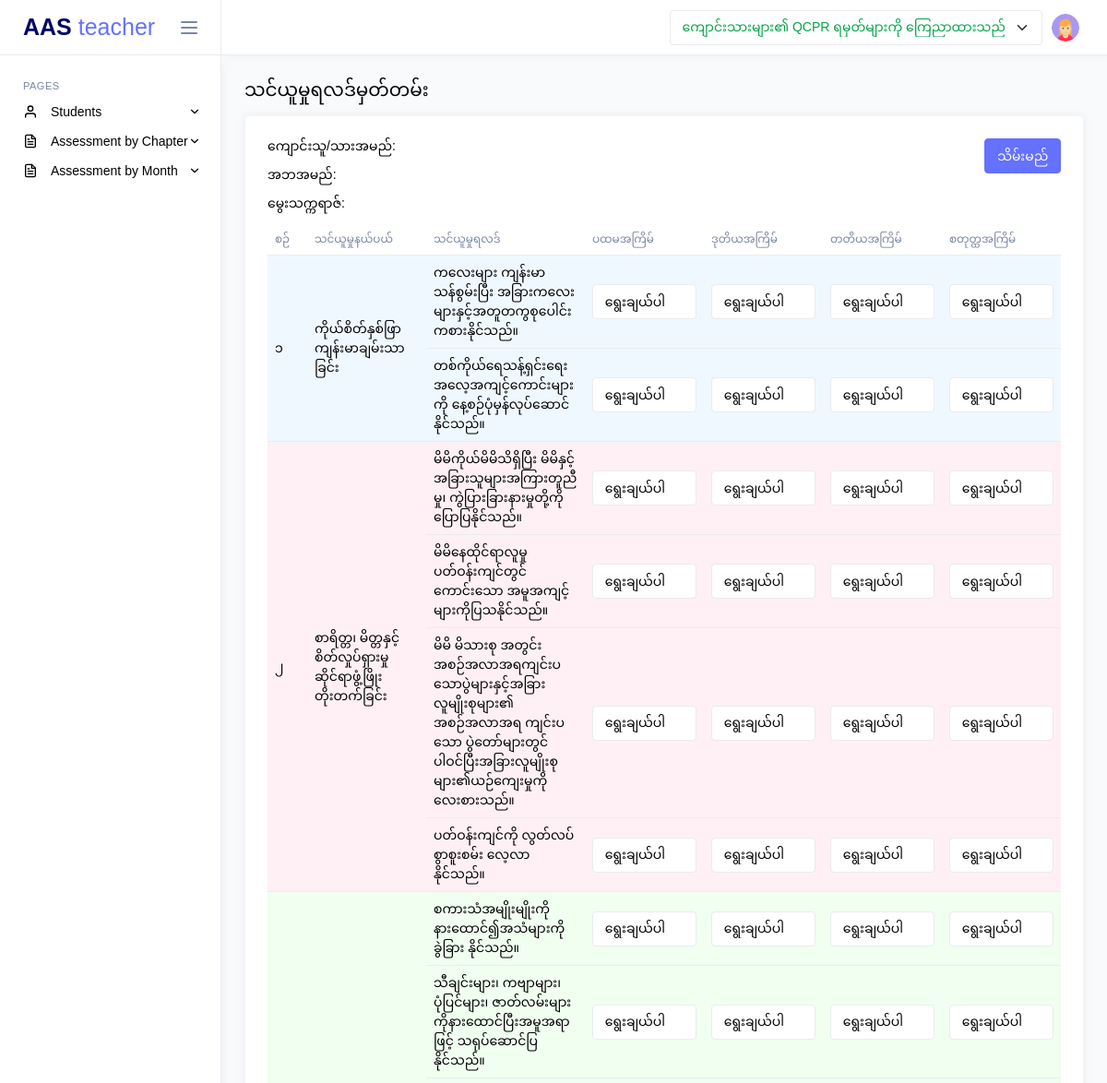
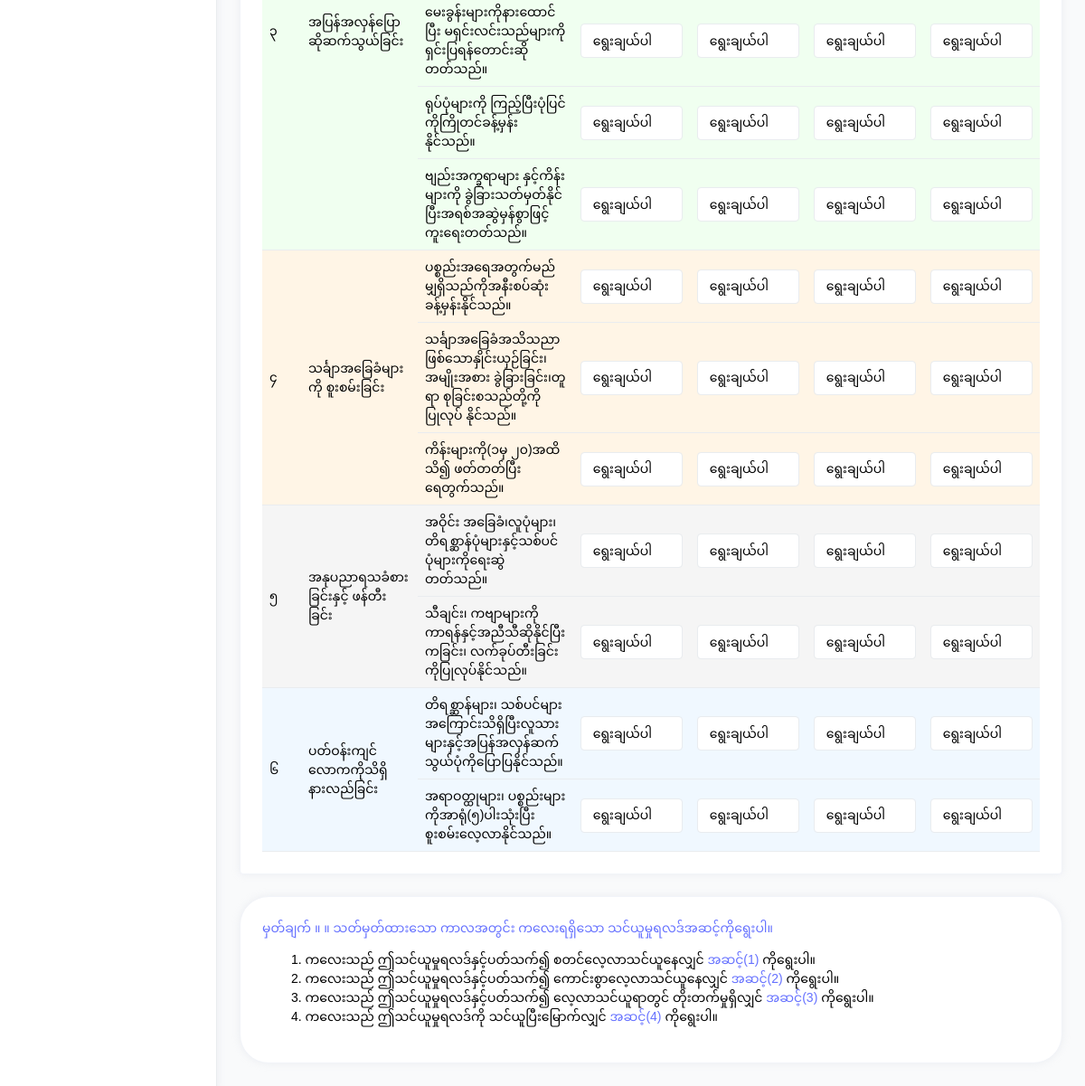
Page /teacher/kg-assessment.php (signed in) on the committed database (2 pictures, top to bottom).
### tables this page shows
CREATE TABLE `qcpr` (
  `id` int(11) NOT NULL,
  `class_id` int(11) NOT NULL,
  `teacher_id` int(11) NOT NULL,
  `status` int(11) NOT NULL DEFAULT 0,
  `created_at` datetime NOT NULL DEFAULT current_timestamp(),
  `updated_at` datetime NOT NULL DEFAULT current_timestamp()
);

CREATE TABLE `g0_subjects` (
  `id` int(11) NOT NULL,
  `subject_no` varchar(11) DEFAULT NULL,
  `subject_name` text DEFAULT NULL
);

CREATE TABLE `g0_subject_results` (
  `id` int(11) NOT NULL,
  `result_name` text DEFAULT NULL,
  `subject_id` int(11) NOT NULL
);

### app/controllers/QcprController.php (called while the page is built, shortened)
<?php
class QcprController
{
    private $qcprModel;
    public function __construct()
    {
        $database = new MySQL();
        $db = $database->connect();
        $this->qcprModel = new QcprModel($db);
    }
    public function getAnnouncementStatus()
    {
        return $this->qcprModel->getAnnouncementStatus($_SESSION['class_id']);
    }
}

### app/models/QcprModel.php (called while the page is built, shortened)
<?php
class QcprModel
{
    private $db;
    private $table = 'qcpr';
    public function __construct($db)
    {
        $this->db = $db;
    }
    public function getAnnouncementStatus($class_id)
    {
        try {
            $query = "SELECT status FROM $this->table WHERE class_id = :class_id";
            $stmt = $this->db->prepare($query);
            $stmt->bindParam(':class_id', $class_id);
            $stmt->execute();
            return $stmt->fetchColumn();
        } catch (PDOException $e) {
            return false;
        }
    }
}

### app/controllers/G0AssessmentController.php (called while the page is built, shortened)
<?php
class G0AssessmentController
{
    private $g0AssessmentModel;
    public function __construct()
    {
        $database = new MySQL();
        $db = $database->connect();
        $this->g0AssessmentModel = new G0AssessmentModel($db);
    }
    public function getAllG0Subjects()
    {
        return $this->g0AssessmentModel->getAllG0Subjects();
    }
    public function createG0Assessment($student_id)
    {
        $assessment = $this->g0AssessmentModel->getG0StudentAssessmentByStudentId($student_id);
        if (empty($assessment)) {
            $subjects = $this->g0AssessmentModel->getAllG0Subjects();
            foreach ($subjects as $subject) {
                $subjectResults = $this->g0AssessmentModel->getG0SubjectResultsBySubjectId($subject['id']);
                foreach ($subjectResults as $subjectResult) {
                    $assessmentData = [
                        'subject_id' => $subject['id'],
                        'subject_result_id' => $subjectResult['id'],
                        'teacher_id' => $_SESSION['teacher_id'],
                        'student_id' => $student_id,
                        'mark_1' => null,
                        'mark_2' => null,
                        'mark_3' => null,
                        'mark_4' => null
                    ];
                    $this->g0AssessmentModel->createG0StudentsAssessment($assessmentData);
                }
            }
        }
    }
    public function getG0SubjectResultsBySubjectId($subjectId)
    {
        return $this->g0AssessmentModel->getG0SubjectResultsBySubjectId($subjectId);
    }
}

### app/models/G0AssessmentModel.php (called while the page is built, shortened)
<?php
class G0AssessmentModel
{
    private $db;
    private $g0SubjectsTbl = 'g0_subjects';
    private $g0SubjectResultsTbl = 'g0_subject_results';
    public function __construct($db)
    {
        $this->db = $db;
    }
    public function getAllG0Subjects()
    {
        try {
            $query = "SELECT * FROM $this->g0SubjectsTbl";
            $stmt = $this->db->prepare($query);
            $stmt->execute();
            return $stmt->fetchAll(PDO::FETCH_ASSOC);
        } catch (PDOException $e) {
            return $e->getMessage();
        }
    }
    public function getG0SubjectResultsBySubjectId($subjectId)
    {
        try {
            $query = "SELECT * FROM $this->g0SubjectResultsTbl WHERE subject_id = :subjectId";
            $stmt = $this->db->prepare($query);
            $stmt->bindParam(':subjectId', $subjectId);
            $stmt->execute();
            return $stmt->fetchAll(PDO::FETCH_ASSOC);
        } catch (PDOException $e) {
            return $e->getMessage();
        }
    }
}

### public/teacher/kg-assessment.php (the view, shortened to what this page needs)
<?php
include('../components/header.php');
$id = $_GET["id"];
$studentController = new StudentController();
$g0AssessmentController = new G0AssessmentController();
$student = $studentController->getStudentById($id);
$g0AssessmentController->createG0Assessment($student->id);
$subjects = $g0AssessmentController->getAllG0Subjects();
?>
<body>
    <div class="main-wrapper">
        <?php
        include('../components/teacher_sidebar.php');
        include('../components/teacher_navbar.php');
        ?>
        <div class="page-content">
            <div>
                <h4 class="mb-3 mb-md-0">သင်ယူမှုရလဒ်မှတ်တမ်း</h4>
            </div>
            <div class="row">
                <div class="mt-3 col-lg grid-margin stretch-card">
                    <div class="card">
                        <div class="card-body">
                            <form id="assessmentForm" method="POST" action="">
                                <div class=" d-flex justify-content-between">
                                    <div class="">
                                        <h4 class="card-title">ကျောင်းသူ/သားအမည်: <span class="text-primary"><?= $student->name_mm ?></span></h4>
                                        <h4 class="card-title">အဘအမည်: <span class="text-primary"><?= $student->father_name ?></span></h4>
                                        <h4 class="card-title">မွေးသက္ကရာဇ်: <span class="text-primary"><?= $student->dob ?></span></h4>
                                    </div>
                                    <div class="">
                                        <input name="submit_btn" class="btn btn-primary" type="submit" value="သိမ်းမည်">
                                    </div>
                                </div>
                                <div class="table-responsive">
                                    <table id="studentsTable" class="table assessment-table">
                                        <thead>
                                            <tr>
                                                <th class="subject-no">စဉ်</th>
                                                <th class="subject-name">သင်ယူမှုနယ်ပယ်</th>
                                                <th class="result-name">သင်ယူမှုရလဒ်</th>
                                                <th class="mark">ပထမအကြိမ်</th>
                                                <th class="mark">ဒုတိယအကြိမ်</th>
                                                <th class="mark">တတိယအကြိမ်</th>
                                                <th class="mark">စတုတ္ထအကြိမ်</th>
                                            </tr>
                                        </thead>
                                        <tbody>
                                            <?php foreach ($subjects as $index => $subject): ?>
                                                <?php $subjectResults = $g0AssessmentController->getG0SubjectResultsBySubjectId($subject['id']); ?>
                                                <?php $bgClass = 'subject-bg-' . (($index % 5) + 1); ?>
                                                <tr class="<?= $bgClass ?>">
                                                    <td class="subject-no" rowspan="<?= count($subjectResults) ?>"><?= $subject['subject_no'] ?></td>
                                                    <td class="subject-name" rowspan="<?= count($subjectResults) ?>"><?= $subject['subject_name'] ?></td>
                                                    <?php $first_row = true; ?>
                                                    <?php foreach ($subjectResults as $subjectResult): ?>
                                                        <?php if (!$first_row): ?>
                                                </tr>
                                                <tr class="<?= $bgClass ?>">
                                                <?php endif; ?>
                                                <td class="result-name">
                                                    <?= $subjectResult['result_name'] ?>
                                                </td>
                                                <?php for ($i = 1; $i <= 4; $i++): ?>
                                                    <td class="mark">
                                                        <select name="mark_<?= $i ?>[<?= $subject['id'] ?>][<?= $subjectResult['id'] ?>]" class="form-control">
                                                            <option value="">ရွေးချယ်ပါ</option>
                                                        </select>
                                                    </td>
                                                <?php endfor; ?>
                                                <?php $first_row = false; ?>
                                            <?php endforeach; ?>
                                                </tr>
                                            <?php endforeach; ?>
                                        </tbody>
                                    </table>
                                </div>
                        </div>
                    </div>
                </div>
            </div>
            <div class="card rounded-5">
                <div class="card-body">
                    <div class="card-title">
                        <p class="fw-bold text-primary">မှတ်ချက် ။ ။ သတ်မှတ်ထားသော ကာလအတွင်း ကလေးရရှိသော သင်ယူမှုရလဒ်အဆင့်ကိုရွေးပါ။ </p>
                    </div>
                    <ul type='none'>
                        <li>1. ကလေးသည် ဤသင်ယူမှုရလဒ်နှင့်ပတ်သက်၍ စတင်လေ့လာသင်ယူနေလျှင် <span class="text-primary"> အဆင့်(1) </span>ကိုရွေးပါ။</li>
                        <li>2. ကလေးသည် ဤသင်ယူမှုရလဒ်နှင့်ပတ်သက်၍ ကောင်းစွာလေ့လာသင်ယူနေလျှင် <span class="text-primary"> အဆင့်(2) </span>ကိုရွေးပါ။</li>
                        <li>3. ကလေးသည် ဤသင်ယူမှုရလဒ်နှင့်ပတ်သက်၍ လေ့လာသင်ယူရာတွင် တိုးတက်မှုရှိလျှင် <span class="text-primary"> အဆင့်(3) </span>ကိုရွေးပါ။</li>
                        <li>4. ကလေးသည် ဤသင်ယူမှုရလဒ်ကို သင်ယူပြီးမြောက်လျှင် <span class="text-primary"> အဆင့်(4) </span>ကိုရွေးပါ။</li>
                    </ul>
                </div>
            </div>
        </div>
    </div>
    </div>
</body>

### public/components/teacher_navbar.php (shortened to what this page needs)
<?php
$announcement = new QcprController();
$status = $announcement->getAnnouncementStatus();
?>
<div class="page-wrapper">
    <nav class="navbar">
        <div class="navbar-content">
            <ul class="navbar-nav">
                <li class="nav-item">
                    <form action="" method="POST">
                        <select name="status" id="status" class="form-select <?= $status == 0 ? 'text-warning' : 'text-success' ?>" onchange="this.form.submit()">
                            <option value="1" <?= $status == 1 ? 'selected' : '' ?>> <?= $status == 1 ? 'ကျောင်းသားများ၏ QCPR ရမှတ်များကို ကြေညာထားသည်' : 'ကျောင်းသားများ၏ QCPR ရမှတ်များကို ကြေညာမည်' ?></option>
                        </select>
                    </form>
                </li>
                <li class="nav-item dropdown">
                    <a class="nav-link dropdown-toggle" href="#" id="profileDropdown" role="button"
                        data-bs-toggle="dropdown" aria-haspopup="true" aria-expanded="false">
                        <img class="wd-30 ht-30 rounded-circle" src="../assets/images/faces/profile.png" alt="profile">
                    </a>
                </li>
            </ul>
        </div>
    </nav>

### public/teacher/kg-assessment.php (style rules this page uses)
.assessment-table { width: 100%; table-layout: fixed; }
.assessment-table th, .assessment-table td { padding: 8px; word-wrap: break-word; white-space: normal; vertical-align: middle; }
.assessment-table .subject-no { width: 5%; }
.assessment-table .subject-name { width: 15%; white-space: normal; }
.assessment-table .result-name { width: 20%; white-space: normal; }
.assessment-table .mark { width: 15%; }
.assessment-table select.form-control { width: 100%; }
.subject-bg-1 { background-color: #f0f8ff; }
.subject-bg-2 { background-color: #fff0f5; }
.subject-bg-3 { background-color: #f0fff0; }
.subject-bg-4 { background-color: #fff5e6; }
.subject-bg-5 { background-color: #f5f5f5; }

### rows in the picture
qcpr: status "ကျောင်းသားများ၏ QCPR ရမှတ်များကို ကြေညာထားသည်"
g0_subjects: subject_no "၁", subject_name "ကိုယ်စိတ်နှစ်ဖြာကျန်းမာချမ်းသာခြင်း"
g0_subject_results: result_name "ကလေးများ ကျန်းမာသန်စွမ်းပြီး အခြားကလေးများနှင့်အတူတကွစုပေါင်းကစားနိုင်သည်။"
g0_subject_results: result_name "တစ်ကိုယ်ရေသန့်ရှင်းရေးအလေ့အကျင့်ကောင်းများကို နေ့စဉ်ပုံမှန်လုပ်ဆောင်နိုင်သည်။"
g0_subjects: subject_no "၂", subject_name "စာရိတ္တ၊ မိတ္တနှင့် စိတ်လှုပ်ရှားမှုဆိုင်ရာဖွံ့ဖြိုးတိုးတက်ခြင်း"
g0_subject_results: result_name "မိမိကိုယ်မိမိသိရှိပြီး မိမိနှင့်အခြားသူများအကြားတူညီမှု၊ ကွဲပြားခြားနားမှုတို့ကိုပြောပြနိုင်သည်။"
g0_subject_results: result_name "မိမိနေထိုင်ရာလူမှုပတ်ဝန်းကျင်တွင် ကောင်းသော အမူအကျင့်များကိုပြသနိုင်သည်။"
g0_subject_results: result_name "မိမိ မိသားစု အတွင်းအစဉ်အလာအရကျင်းပသောပွဲများနှင့်အခြားလူမျိုးစုများ၏ အစဉ်အလာအရ ကျင်းပသော ပွဲတော်များတွင် ပါဝင်ပြီးအခြားလူမျိုးစုများ၏ယဉ်ကျေးမှုကိုလေးစားသည်။"
g0_subject_results: result_name "ပတ်ဝန်းကျင်ကို လွတ်လပ်စွာစူးစမ်း လေ့လာနိုင်သည်။"
g0_subjects: subject_no "၃", subject_name "အပြန်အလှန်ပြော ဆိုဆက်သွယ်ခြင်း"
g0_subject_results: result_name "စကားသံအမျိုးမျိုးကို နားထောင်၍အသံများကိုခွဲခြား နိုင်သည်။"
g0_subject_results: result_name "သီချင်းများ၊ ကဗျာများ၊ ပုံပြင်များ၊ ဇာတ်လမ်းများကိုနားထောင်ပြီးအမူအရာဖြင့် သရုပ်ဆောင်ပြနိုင်သည်။"
g0_subject_results: result_name "မေးခွန်းများကိုနားထောင်ပြီး မရှင်းလင်းသည်များကိုရှင်းပြရန်တောင်းဆိုတတ်သည်။"
g0_subject_results: result_name "ရုပ်ပုံများကို ကြည့်ပြီးပုံပြင်ကိုကြိုတင်ခန့်မှန်းနိုင်သည်။"
g0_subject_results: result_name "ဗျည်းအက္ခရာများ နှင့်ကိန်းများကို ခွဲခြားသတ်မှတ်နိုင်ပြီးအရစ်အဆွဲမှန်စွာဖြင့်ကူးရေးတတ်သည်။"
g0_subjects: subject_no "၄", subject_name "သင်္ချာအခြေခံများကို စူးစမ်းခြင်း"
g0_subject_results: result_name "ပစ္စည်းအရေအတွက်မည်မျှရှိသည်ကိုအနီးစပ်ဆုံးခန့်မှန်းနိုင်သည်။"
g0_subject_results: result_name "သင်္ချာအခြေခံအသိသညာဖြစ်သောနှိုင်းယှဉ်ခြင်း၊အမျိုးအစား ခွဲခြားခြင်း၊တူရာ စုခြင်းစသည်တို့ကိုပြုလုပ် နိုင်သည်။"
g0_subject_results: result_name "ကိန်းများကို(၁မှ ၂၀)အထိသိ၍ ဖတ်တတ်ပြီး ရေတွက်သည်။"
g0_subjects: subject_no "၅", subject_name "အနုပညာရသခံစားခြင်းနှင့် ဖန်တီးခြင်း"
g0_subject_results: result_name "အဝိုင်း အခြေခံ၊လူပုံများ၊ တိရစ္ဆာန်ပုံများနှင့်သစ်ပင်ပုံများကိုရေးဆွဲတတ်သည်။"
g0_subject_results: result_name "သီချင်း၊ ကဗျာများကို ကာရန်နှင့်အညီသီဆိုနိုင်ပြီးကခြင်း၊ လက်ခုပ်တီးခြင်းကိုပြုလုပ်နိုင်သည်။"
g0_subjects: subject_no "၆", subject_name "ပတ်ဝန်းကျင်လောကကိုသိရှိနားလည်ခြင်း"
g0_subject_results: result_name "တိရစ္ဆာန်များ၊ သစ်ပင်များအကြောင်းသိရှိပြီးလူသားများနှင့်အပြန်အလှန်ဆက်သွယ်ပုံကိုပြောပြနိုင်သည်။"
g0_subject_results: result_name "အရာဝတ္ထုများ၊ ပစ္စည်းများကိုအာရုံ(၅)ပါးသုံးပြီးစူးစမ်းလေ့လာနိုင်သည်။"
